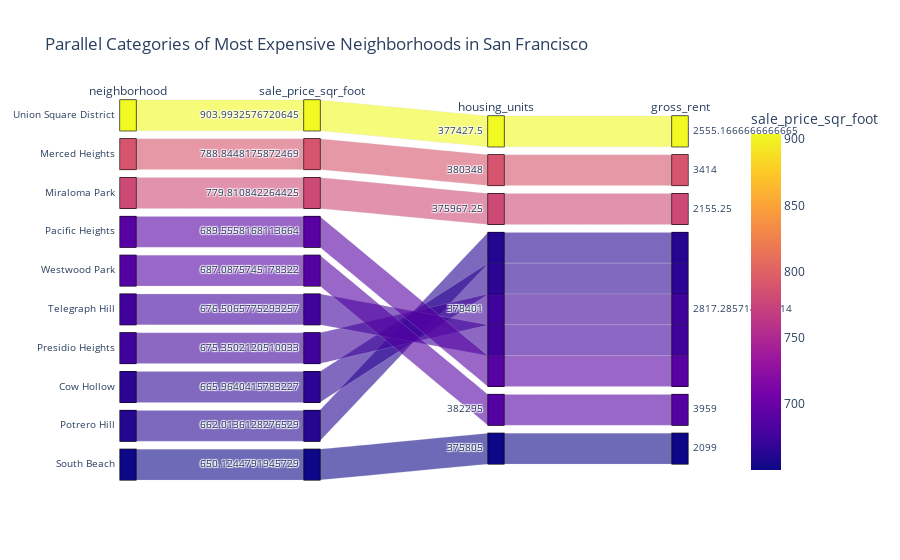

Notebook source saved alongside this figure:
### Markdown cell above
### Create a parallel coordinates plot and parallel categories plot of most expensive neighborhoods in San Francisco per year

### Code cell
# Parallel Categories Plot
px.parallel_categories(
    top_ten_most_expensive_df,
    dimensions=["neighborhood", "sale_price_sqr_foot", "housing_units", "gross_rent"],
    color="sale_price_sqr_foot",
    title="Parallel Categories of Most Expensive Neighborhoods in San Francisco"
    )

### Figure 1 — Plotly figure (JSON) as saved in the notebook; plotly's stock layout.template omitted (floating-point values rounded to 4 significant figures)
{"data": [{"dimensions": [{"label": "neighborhood", "values": ["Union Square District", "Merced Heights", "Miraloma Park", "Pacific Heights", "Westwood Park", "Telegraph Hill", "Presidio Heights", "Cow Hollow", "Potrero Hill", "South Beach"]}, {"label": "sale_price_sqr_foot", "values": [904.0, 788.8, 779.8, 689.6, 687.1, 676.5, 675.4, 666.0, 662.0, 650.1]}, {"label": "housing_units", "values": [377400.0, 380348, 376000.0, 378401, 382295, 378401, 378401, 378401, 378401, 375805]}, {"label": "gross_rent", "values": [2555.0, 3414, 2155.0, 2817.0, 3959, 2817.0, 2817.0, 2817.0, 2817.0, 2099]}], "domain": {"x": [0, 1], "y": [0, 1]}, "line": {"color": [904.0, 788.8, 779.8, 689.6, 687.1, 676.5, 675.4, 666.0, 662.0, 650.1], "coloraxis": "coloraxis"}, "name": "", "type": "parcats"}], "layout": {"coloraxis": {"colorbar": {"title": {"text": "sale_price_sqr_foot"}}, "colorscale": [[0, "#0d0887"], [0.1111, "#46039f"], [0.2222, "#7201a8"], [0.3333, "#9c179e"], [0.4444, "#bd3786"], [0.5556, "#d8576b"], [0.6667, "#ed7953"], [0.7778, "#fb9f3a"], [0.8889, "#fdca26"], [1, "#f0f921"]]}, "legend": {"tracegroupgap": 0}, "title": {"text": "Parallel Categories of Most Expensive Neighborhoods in San Francisco"}}}
